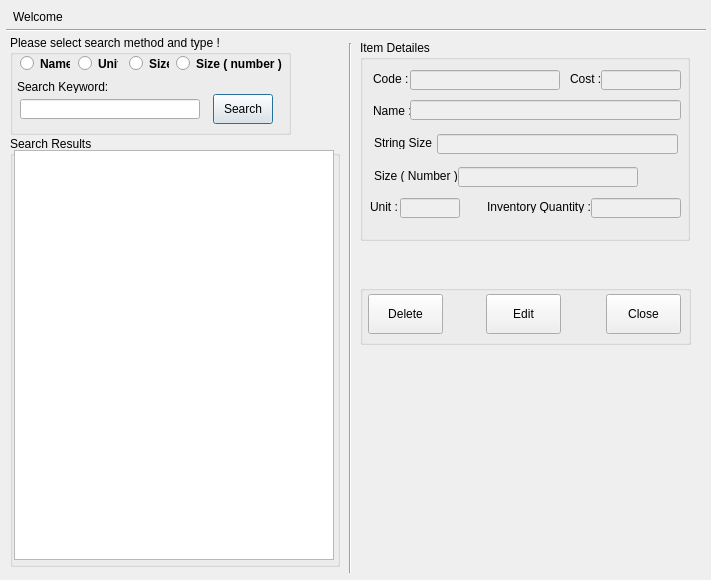
<?xml version="1.0" encoding="UTF-8"?>
<ui version="4.0">
	<class>searchRMDialog</class>
	<widget class="QDialog" name="searchRMDialog">
		<property name="geometry">
			<rect>
				<x>0</x>
				<y>0</y>
				<width>711</width>
				<height>580</height>
			</rect>
		</property>
		<property name="windowTitle">
			<string>Raw Material Search</string>
		</property>
		<widget class="QLabel" name="label">
			<property name="geometry">
				<rect>
					<x>13</x>
					<y>10</y>
					<width>50</width>
					<height>13</height>
				</rect>
			</property>
			<property name="text">
				<string>Welcome,</string>
			</property>
		</widget>
		<widget class="QLabel" name="loggeduserlbl">
			<property name="geometry">
				<rect>
					<x>64</x>
					<y>11</y>
					<width>230</width>
					<height>13</height>
				</rect>
			</property>
			<property name="font">
				<font>
					<weight>75</weight>
					<bold>true</bold>
				</font>
			</property>
			<property name="text">
				<string/>
			</property>
		</widget>
		<widget class="Line" name="line">
			<property name="geometry">
				<rect>
					<x>6</x>
					<y>29</y>
					<width>700</width>
					<height>3</height>
				</rect>
			</property>
			<property name="orientation">
				<enum>Qt::Horizontal</enum>
			</property>
		</widget>
		<widget class="QGroupBox" name="groupBox">
			<property name="geometry">
				<rect>
					<x>10</x>
					<y>35</y>
					<width>281</width>
					<height>100</height>
				</rect>
			</property>
			<property name="title">
				<string>Please select search method and type !</string>
			</property>
			<widget class="QRadioButton" name="srnamerbtn">
				<property name="geometry">
					<rect>
						<x>10</x>
						<y>20</y>
						<width>50</width>
						<height>17</height>
					</rect>
				</property>
				<property name="font">
					<font>
						<weight>75</weight>
						<bold>true</bold>
					</font>
				</property>
				<property name="text">
					<string>Name</string>
				</property>
			</widget>
			<widget class="QRadioButton" name="srunitrbtn">
				<property name="geometry">
					<rect>
						<x>68</x>
						<y>20</y>
						<width>40</width>
						<height>17</height>
					</rect>
				</property>
				<property name="font">
					<font>
						<weight>75</weight>
						<bold>true</bold>
					</font>
				</property>
				<property name="text">
					<string>Unit</string>
				</property>
			</widget>
			<widget class="QRadioButton" name="srsizerbtn">
				<property name="geometry">
					<rect>
						<x>119</x>
						<y>20</y>
						<width>40</width>
						<height>17</height>
					</rect>
				</property>
				<property name="font">
					<font>
						<weight>75</weight>
						<bold>true</bold>
					</font>
				</property>
				<property name="text">
					<string>Size</string>
				</property>
			</widget>
			<widget class="QRadioButton" name="srsizenumrbtn">
				<property name="geometry">
					<rect>
						<x>166</x>
						<y>20</y>
						<width>110</width>
						<height>17</height>
					</rect>
				</property>
				<property name="font">
					<font>
						<weight>75</weight>
						<bold>true</bold>
					</font>
				</property>
				<property name="text">
					<string>Size ( number )</string>
				</property>
			</widget>
			<widget class="QLabel" name="label_3">
				<property name="geometry">
					<rect>
						<x>7</x>
						<y>45</y>
						<width>90</width>
						<height>13</height>
					</rect>
				</property>
				<property name="text">
					<string>Search Keyword:</string>
				</property>
			</widget>
			<widget class="QLineEdit" name="searchled">
				<property name="geometry">
					<rect>
						<x>10</x>
						<y>64</y>
						<width>180</width>
						<height>20</height>
					</rect>
				</property>
			</widget>
			<widget class="QPushButton" name="searchbtn">
				<property name="geometry">
					<rect>
						<x>203</x>
						<y>59</y>
						<width>60</width>
						<height>30</height>
					</rect>
				</property>
				<property name="text">
					<string>Search</string>
				</property>
			</widget>
		</widget>
		<widget class="QGroupBox" name="groupBox_2">
			<property name="geometry">
				<rect>
					<x>10</x>
					<y>136</y>
					<width>330</width>
					<height>431</height>
				</rect>
			</property>
			<property name="title">
				<string>Search Results</string>
			</property>
			<widget class="QListWidget" name="searchResultlistWidget">
				<property name="geometry">
					<rect>
						<x>4</x>
						<y>14</y>
						<width>320</width>
						<height>410</height>
					</rect>
				</property>
			</widget>
		</widget>
		<widget class="QGroupBox" name="groupBox_3">
			<property name="geometry">
				<rect>
					<x>360</x>
					<y>40</y>
					<width>330</width>
					<height>201</height>
				</rect>
			</property>
			<property name="title">
				<string>Item Detailes</string>
			</property>
			<widget class="QLabel" name="label_4">
				<property name="geometry">
					<rect>
						<x>13</x>
						<y>32</y>
						<width>40</width>
						<height>13</height>
					</rect>
				</property>
				<property name="text">
					<string>Code :</string>
				</property>
			</widget>
			<widget class="QLabel" name="label_5">
				<property name="geometry">
					<rect>
						<x>13</x>
						<y>64</y>
						<width>40</width>
						<height>13</height>
					</rect>
				</property>
				<property name="text">
					<string>Name :</string>
				</property>
			</widget>
			<widget class="QLabel" name="label_6">
				<property name="geometry">
					<rect>
						<x>14</x>
						<y>96</y>
						<width>60</width>
						<height>13</height>
					</rect>
				</property>
				<property name="text">
					<string>String Size :</string>
				</property>
			</widget>
			<widget class="QLabel" name="label_7">
				<property name="geometry">
					<rect>
						<x>14</x>
						<y>129</y>
						<width>90</width>
						<height>13</height>
					</rect>
				</property>
				<property name="text">
					<string>Size ( Number ) :</string>
				</property>
			</widget>
			<widget class="QLabel" name="label_8">
				<property name="geometry">
					<rect>
						<x>10</x>
						<y>160</y>
						<width>30</width>
						<height>13</height>
					</rect>
				</property>
				<property name="text">
					<string>Unit :</string>
				</property>
			</widget>
			<widget class="QLabel" name="label_9">
				<property name="geometry">
					<rect>
						<x>127</x>
						<y>160</y>
						<width>110</width>
						<height>13</height>
					</rect>
				</property>
				<property name="text">
					<string>Inventory Quantity :</string>
				</property>
			</widget>
			<widget class="QLineEdit" name="codeled">
				<property name="enabled">
					<bool>false</bool>
				</property>
				<property name="geometry">
					<rect>
						<x>50</x>
						<y>30</y>
						<width>150</width>
						<height>20</height>
					</rect>
				</property>
			</widget>
			<widget class="QLineEdit" name="nameled">
				<property name="enabled">
					<bool>false</bool>
				</property>
				<property name="geometry">
					<rect>
						<x>50</x>
						<y>60</y>
						<width>271</width>
						<height>20</height>
					</rect>
				</property>
			</widget>
			<widget class="QLineEdit" name="strsizeled">
				<property name="enabled">
					<bool>false</bool>
				</property>
				<property name="geometry">
					<rect>
						<x>77</x>
						<y>94</y>
						<width>241</width>
						<height>20</height>
					</rect>
				</property>
			</widget>
			<widget class="QLineEdit" name="numsizeled">
				<property name="enabled">
					<bool>false</bool>
				</property>
				<property name="geometry">
					<rect>
						<x>98</x>
						<y>127</y>
						<width>180</width>
						<height>20</height>
					</rect>
				</property>
			</widget>
			<widget class="QLineEdit" name="unitled">
				<property name="enabled">
					<bool>false</bool>
				</property>
				<property name="geometry">
					<rect>
						<x>40</x>
						<y>158</y>
						<width>60</width>
						<height>20</height>
					</rect>
				</property>
			</widget>
			<widget class="QLineEdit" name="invQtyled">
				<property name="enabled">
					<bool>false</bool>
				</property>
				<property name="geometry">
					<rect>
						<x>231</x>
						<y>158</y>
						<width>90</width>
						<height>20</height>
					</rect>
				</property>
			</widget>
			<widget class="QLineEdit" name="costled">
				<property name="enabled">
					<bool>false</bool>
				</property>
				<property name="geometry">
					<rect>
						<x>241</x>
						<y>30</y>
						<width>80</width>
						<height>20</height>
					</rect>
				</property>
			</widget>
			<widget class="QLabel" name="label_11">
				<property name="geometry">
					<rect>
						<x>210</x>
						<y>32</y>
						<width>30</width>
						<height>13</height>
					</rect>
				</property>
				<property name="text">
					<string>Cost :</string>
				</property>
			</widget>
		</widget>
		<widget class="Line" name="line_2">
			<property name="geometry">
				<rect>
					<x>349</x>
					<y>43</y>
					<width>3</width>
					<height>530</height>
				</rect>
			</property>
			<property name="orientation">
				<enum>Qt::Vertical</enum>
			</property>
		</widget>
		<widget class="QLabel" name="label_10">
			<property name="geometry">
				<rect>
					<x>361</x>
					<y>245</y>
					<width>330</width>
					<height>30</height>
				</rect>
			</property>
			<property name="font">
				<font>
					<pointsize>10</pointsize>
					<weight>75</weight>
					<bold>true</bold>
				</font>
			</property>
			<property name="styleSheet">
				<string notr="true">color: rgb(255, 0, 0);</string>
			</property>
			<property name="text">
				<string/>
			</property>
			<property name="alignment">
				<set>Qt::AlignCenter</set>
			</property>
		</widget>
		<widget class="QGroupBox" name="groupBox_4">
			<property name="geometry">
				<rect>
					<x>360</x>
					<y>285</y>
					<width>331</width>
					<height>60</height>
				</rect>
			</property>
			<property name="title">
				<string/>
			</property>
			<widget class="QPushButton" name="deletebtn">
				<property name="geometry">
					<rect>
						<x>8</x>
						<y>9</y>
						<width>75</width>
						<height>40</height>
					</rect>
				</property>
				<property name="text">
					<string>Delete</string>
				</property>
			</widget>
			<widget class="QPushButton" name="editbtn">
				<property name="geometry">
					<rect>
						<x>126</x>
						<y>9</y>
						<width>75</width>
						<height>40</height>
					</rect>
				</property>
				<property name="text">
					<string>Edit</string>
				</property>
			</widget>
			<widget class="QPushButton" name="closebtn">
				<property name="geometry">
					<rect>
						<x>246</x>
						<y>9</y>
						<width>75</width>
						<height>40</height>
					</rect>
				</property>
				<property name="text">
					<string>Close</string>
				</property>
			</widget>
		</widget>
	</widget>
	<resources/>
	<connections/>
</ui>
